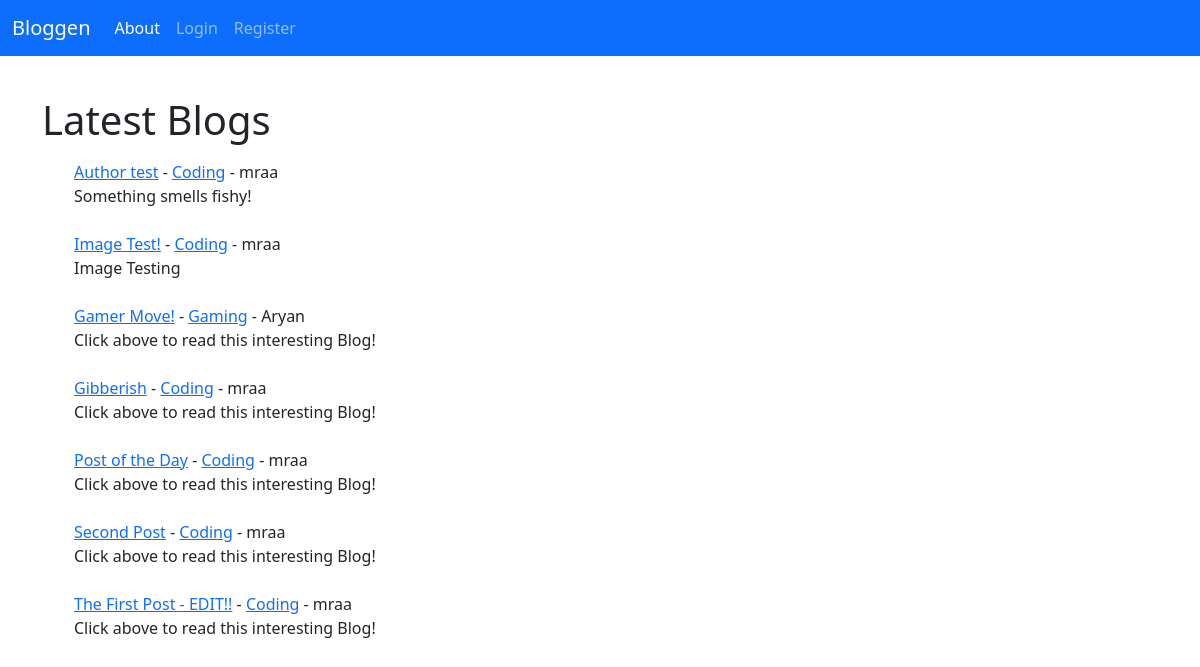
The page / on the database its author committed.
### myblog/models.py (models this page shows, shortened)
class Post(models.Model):
    title = models.CharField(max_length=255)
    header_image = models.ImageField(null = True, blank=True, upload_to="images/")
    author = models.ForeignKey(User, on_delete=models.CASCADE)
    body = RichTextField(blank=True, null=True)
    post_date = models.DateField(auto_now_add=True)
    category = models.CharField(max_length=255)
    snippet = models.CharField(max_length=255)
    likes= models.ManyToManyField(User, related_name='blogPosts', default=0)

### myblog/views.py (the view)
# urls.py: path('', HomeView.as_view(), name="home"),
class HomeView(ListView):
    model = Post
    template_name = 'home.html'
    ordering = ['-id']

### myblog/templates/home.html (shortened to what this page needs)
{% extends 'base.html' %}
{% block content %}
<!DOCTYPE html>
<html lang="en">
<head>
</head>
<body>
    <p><h1>Latest Blogs</h1></p>
    <ul>
    {% for post in object_list %}
        <a href="{% url 'articleDetail' post.pk %}">{{ post.title }}</a> -
            <a href="{% url 'cats' post.category %}">{{ post.category }}</a>
             - {{ post.author }}
            <br/>
        {{ post.snippet }}<br/><br/></li>
    {% endfor %}
    </ul>
</body>
</html>
{% endblock %}

### rows shown on the page
Post: title "Author test", category "Coding", author "mraa", snippet "Something smells fishy!"
Post: title "Image Test!", category "Coding", author "mraa", snippet "Image Testing"
Post: title "Gamer Move!", category "Gaming", author "Aryan", snippet "Click above to read this interesting Blog!"
Post: title "Gibberish", category "Coding", author "mraa", snippet "Click above to read this interesting Blog!"
Post: title "Post of the Day", category "Coding", author "mraa", snippet "Click above to read this interesting Blog!"
Post: title "Second Post", category "Coding", author "mraa", snippet "Click above to read this interesting Blog!"
Post: title "The First Post - EDIT!!", category "Coding", author "mraa", snippet "Click above to read this interesting Blog!"
